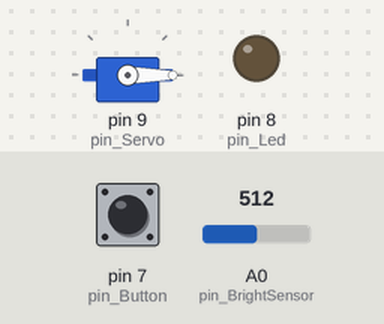
This sketch was run on a simulated Arduino Uno, built with avr-gcc and run on an emulated ATmega328P. Shown: servo, output pins drawn as LEDs (lit = HIGH). The inputs (shaded band) are chosen by the test bench; at power-on: A0 (pin_BrightSensor) = 512, pin 7 (pin_Button) LOW.

Above: at 1.2 s.
1.3 s: A0 (pin_BrightSensor) set to 164
2.8 s: A0 (pin_BrightSensor) set to 143
At 3.5 s:
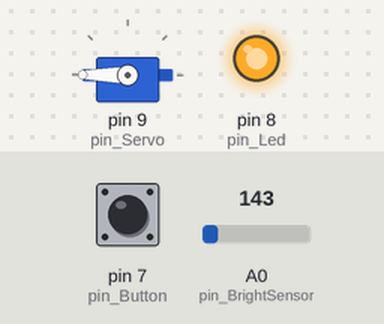
4.3 s: A0 (pin_BrightSensor) set to 160
At 4.7 s:
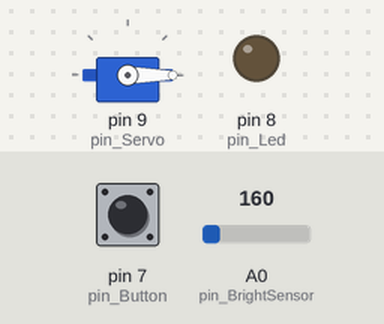
5.8 s: A0 (pin_BrightSensor) set to 140
At 7.0 s:
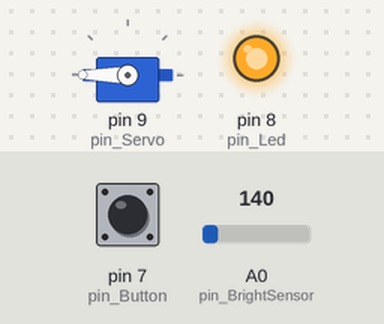
Timing chart, 0 to 8.3 s (numbered marks = the images above; inputs shaded):
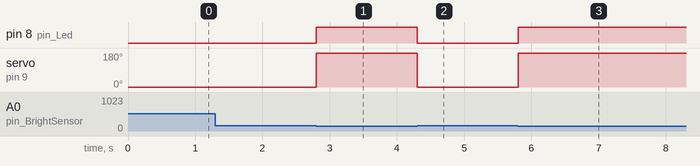

Measured:
- the behaviour switches between 150 and 149 on A0 (pin_BrightSensor) (found by bisection; images 0 and 1)
- after the input at 1.3 s, every drawn part: stays the same
- after the input at 2.8 s, pin 8 (pin_Led): LOW → HIGH at once; servo on pin 9 (pin_Servo): 0° → 180° at once
- after the input at 4.3 s, pin 8 (pin_Led): HIGH → LOW at once; servo on pin 9 (pin_Servo): 180° → 0° at once
- after the input at 5.8 s, pin 8 (pin_Led): LOW → HIGH at once; servo on pin 9 (pin_Servo): 0° → 180° at once

The sketch:

C._Alarm.ino
```cpp
//---------라이브러리들--------

#include <Servo.h>
#include <time.h>

//---------초기 선언들---------


//입출력 핀들
const int pin_Led = 8; //LED 제어할 핀
const int pin_Servo = 9; //서보를 제어할 핀

const int pin_BrightSensor = A0; //밝기 센서를 감지할 핀
const int pin_Button = 7; //버튼을 감지할 핀
//변수들
int flag_led = LOW; //LED 제어 상태
int value_bright = 0; //밝기 센서 감지 상태
int angle_servo0 = 0; //서보 제어 상태

int rate_time = 0; // 남은 시간

//객체들
Servo servo0;

//---------기능 함수들---------

//---------메인 함수들---------
void setup() {
  Serial.begin(9600);
  //다음 핀들을 제어/감지 용도로 설정함
  pinMode(pin_Led, OUTPUT);
  pinMode(pin_Button, INPUT);
  servo0.attach(pin_Servo);
}

void loop() {

  //LED에게 현재 제어상태를 적용함
  digitalWrite(pin_Led, flag_led);
  value_bright = analogRead(pin_BrightSensor);
  //서보에게 현재 제어상태를 적용함
  servo0.write(angle_servo0);

  //알람을 1초 증가시킴
  if (digitalRead(pin_Button) == HIGH)
  {
    while (digitalRead(pin_Button) == HIGH);
    rate_time += 1000;
  }

  //버튼의 상태에따라 LED제어를 바꿈
  if (value_bright < 150)
  {
    flag_led = HIGH;
    angle_servo0 = 180;
  }
  else
  {
    flag_led = LOW;
    angle_servo0 = 0;
  }

  delay(1);
  if (rate_time > 0) rate_time -= 1;
  else if (rate_time == 0)
  {
    //do something
    rate_time -= 1;
  }

}
```
